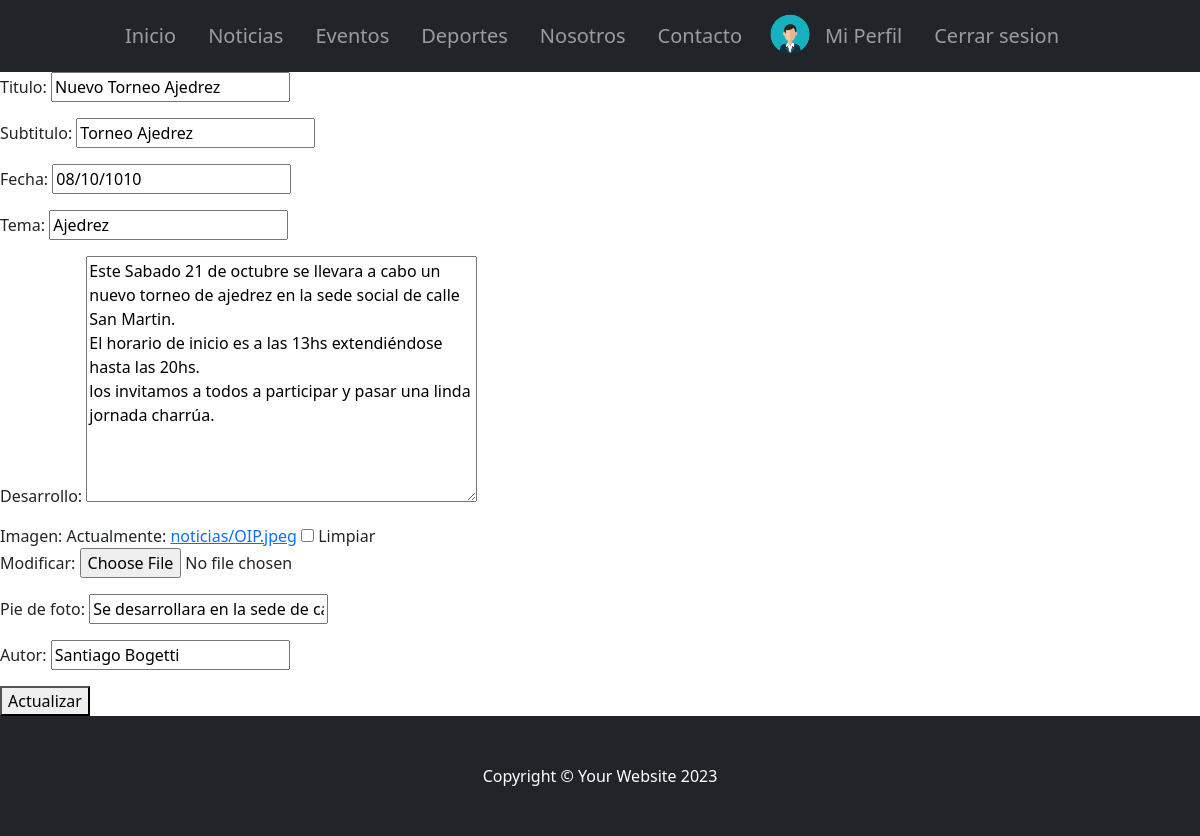
Page /AppClub/actualizarNoticias/7/ (signed in) on the earlier database version.
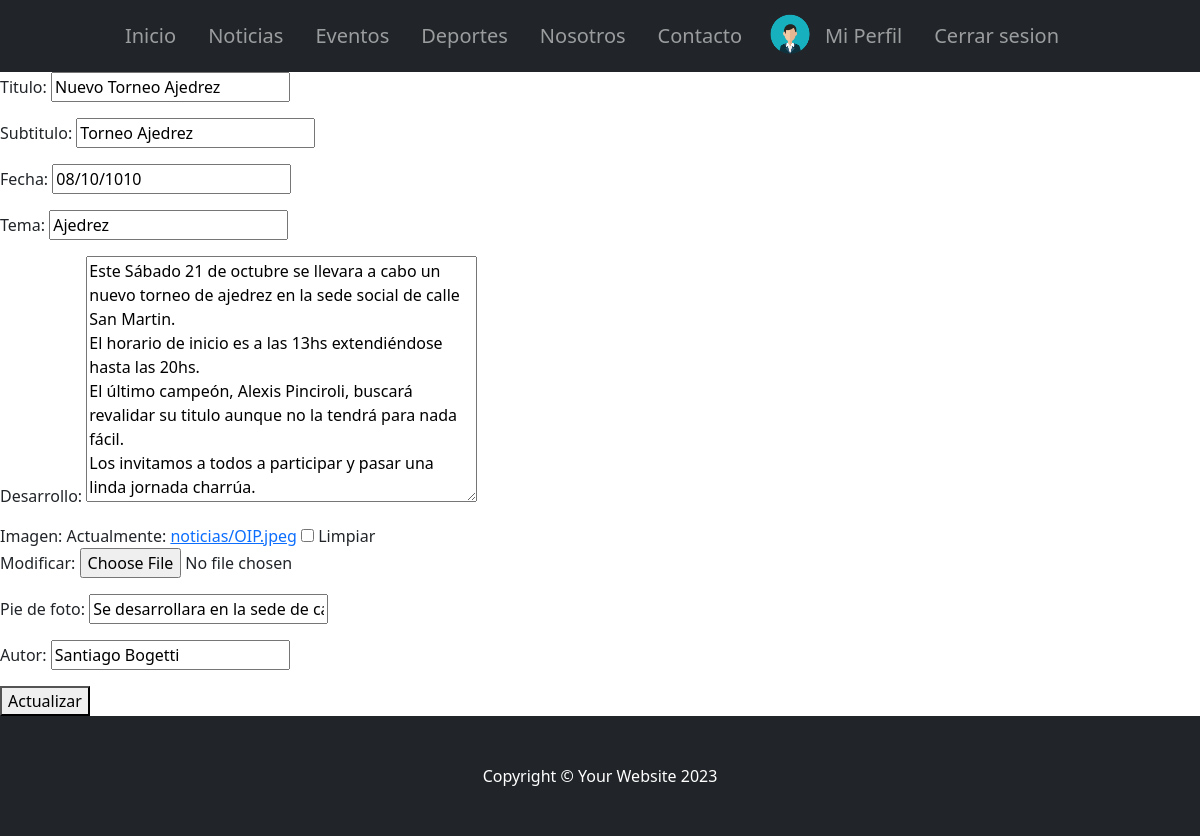
Same page on the later database version.
### AppClub/models.py (models this page shows, shortened)
class Noticia(models.Model):
    titulo = models.CharField(max_length=100)
    subtitulo = models.CharField(max_length=100)
    fecha = models.DateField()
    tema = models.CharField(max_length=100)
    desarrollo = models.TextField(max_length=600)
    imagen = models.ImageField(upload_to="noticias", null=True, blank=True)
    pie_de_foto = models.CharField(max_length=100)
    autor = models.CharField(max_length=100, null=True)

### AppClub/views.py (the view, shortened to what this page needs)
class NoticiaUpdate(LoginRequiredMixin, UpdateView):
    model = Noticia
    template_name = "noticia_update.html"
    form_class = NoticiaFormulario
    success_url = reverse_lazy("listarNoticias")

### AppClub/forms.py
class NoticiaFormulario(forms.ModelForm):
    class Meta:
        model = Noticia
        fields = "__all__"
    def __init__(self, *args, **kwargs):
        super(NoticiaFormulario, self).__init__(*args, **kwargs)
        self.fields["imagen"].widget.attrs["accept"] = "image/*"

### AppClub/templates/noticia_update.html
{% extends 'padre.html' %}
{% block ContenidoQueCambia %}
<form action="{% url 'actualizarNoticias' pk=noticia.id %}" method="post" enctype="multipart/form-data"> {% csrf_token %}
    {{form.as_p}}
    <button type="submit"> Actualizar </button>
</form>
{% endblock ContenidoQueCambia %}

Differences in the rows shown:
changed Noticia "Nuevo Torneo Ajedrez": desarrollo "Este Sabado 21 de octubre se llevara a cabo un nuevo torneo de ajedrez en la sede social de calle San Martin. El horario de inicio es a las 13hs extendiéndose hasta las 20hs. los invitamos a todos a…" → "Este Sábado 21 de octubre se llevara a cabo un nuevo torneo de ajedrez en la sede social de calle San Martin. El horario de inicio es a las 13hs extendiéndose hasta las 20hs. El último campeón, Alexis Pinciroli, buscará revalidar su titulo aunque no la tendrá para nada fácil. Los invitamos a todos a…"
